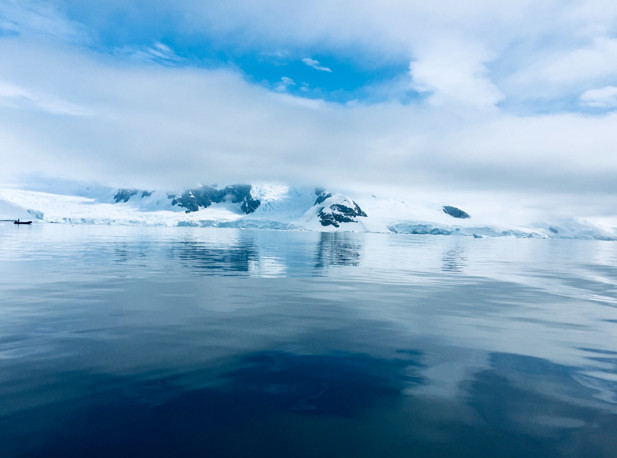
#> input picture week4/antarctic.jpg, 617 x 458 px
$ python h1.py
#> lines starting #> are read from the running program, lines starting #| are printed output that depends on the picture; after the words box and inside, x2 and y2 are one past the last pixel; in counts of white or black regions, pixels touching at a corner belong together
import cv2
import random

radius_max = 30
direction = 1
is_running = True

while True:
    if is_running:
        img = cv2.imread("antarctic.jpg")
#> img is the input picture: shape (458, 617, 3); mean B, G, R 189.4, 161, 122.6

        cy = int(img.shape[0] / 2 ) #高
#> cy = 229
        cx = int(img.shape[1] / 2 ) #寬
#> cx = 308
        cv2.circle(img, (300, 250), 30, (0, 0, 255), -1) #紅色圓
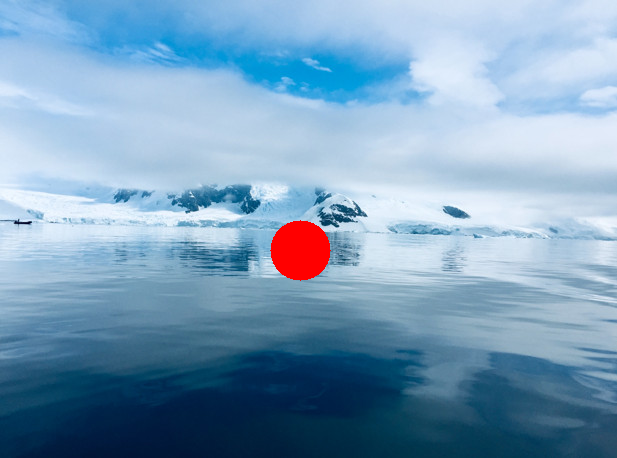
#> img: shape (458, 617, 3); 1% of pixels changed, all inside (x1, y1, x2, y2) = (270, 220, 331, 281)

        for r in range(45, radius_max, 15): # 動畫圓
            color = (random.randint(0, 255), random.randint(0, 255), random.randint(0, 255))
            cv2.circle(img, (300, 250), r, color, 2)

        radius_max += 10 * direction #往內或向外

        if radius_max > min(cx, cy) or radius_max <= 30: #是否碰到邊界
                direction *= -1

    cv2.imshow("My Draw", img)

    key = cv2.waitKey(500) & 0xFF
#> (key q is pressed here)
    if key == ord('q'): break
    if key == ord(' '): is_running = False
    if key == ord('r'): is_running = True

    if cv2.getWindowProperty("My Draw", cv2.WND_PROP_VISIBLE) < 1:
        break

cv2.destroyAllWindows()
